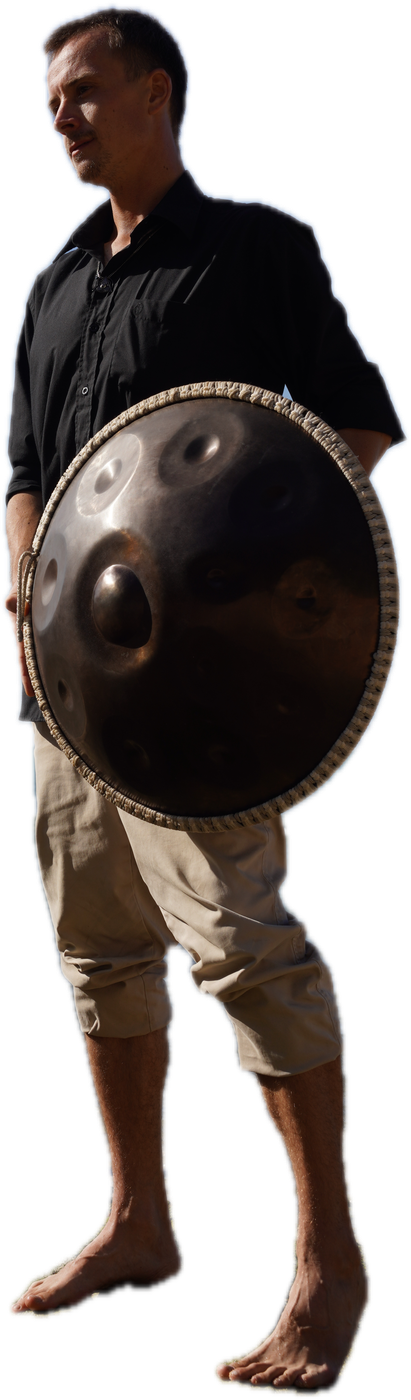
#> input picture sources/figure-cut.png, 411 x 1400 px
$ python figure.py
#> lines starting #> are read from the running program, lines starting #| are printed output that depends on the picture
"""Points of the hero figure: Andy with the hang, as a flock.

Input: sources/figure-cut.png, the subject lifted from the photo DSC00133 with Apple Vision
(tools/lift.swift). Output: src/assets/figure.bin, Int16 pairs (x, y) * 10000, where y runs
0..1 from head to feet and x is measured from the centre in the same units. The points are
shuffled, so any first N of them cover the whole figure evenly (the phone takes fewer).

Only the body is stippled here: density follows the tone (the dark shirt is dense, skin and light
trousers are sparse, the outline is reinforced). The hang is cut out of the body as an ellipse and
drawn by the page itself (assets/js/flock.js, HANG_IN_FIGURE), so its rim and fields stay crisp and
the same hang can grow out of the figure. Measured on this photo: centre on the figure's axis at
0.429 of the height, half-axes 0.137 and 0.158 of the height, tilted 12 degrees.

Usage: python tools/figure.py [N]
"""
import os
import sys

import numpy as np
from PIL import Image, ImageFilter, ImageOps

ROOT = os.path.dirname(os.path.dirname(os.path.abspath(__file__)))
N = int(sys.argv[1]) if len(sys.argv) > 1 else 3800
H = 760  # sampling grid height

im = Image.open(os.path.join(ROOT, 'sources', 'figure-cut.png')).convert('RGBA')
#> im is the input picture: PIL image 411x1400 RGBA; mean R, G, B, A 38.3, 31, 27.9, 147
im = im.resize((round(im.width * H / im.height), H), Image.LANCZOS)
#> im: PIL image 223x760 RGBA
alpha = np.asarray(im.getchannel('A'), dtype=np.float32) / 255
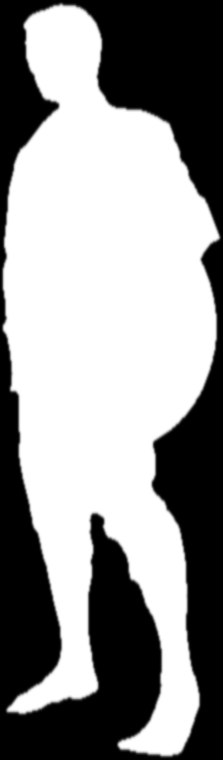
#> alpha: shape (760, 223) float32; min 0, max 1, mean 0.577
gray = ImageOps.autocontrast(im.convert('RGB').convert('L', (0.36, 0.53, 0.11, 0)), cutoff=2)
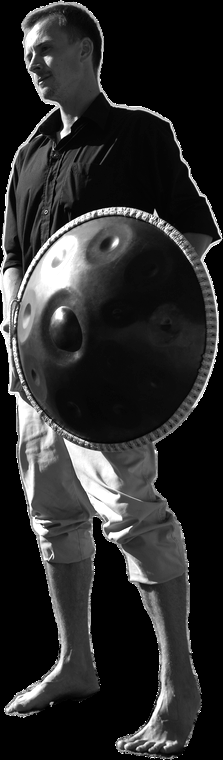
#> gray: PIL image 223x760 L; min 0, max 255, mean 44.1
lum = np.asarray(gray, dtype=np.float32) / 255
edge = np.asarray(im.getchannel('A').filter(ImageFilter.FIND_EDGES).filter(ImageFilter.GaussianBlur(1.2)), dtype=np.float32) / 255
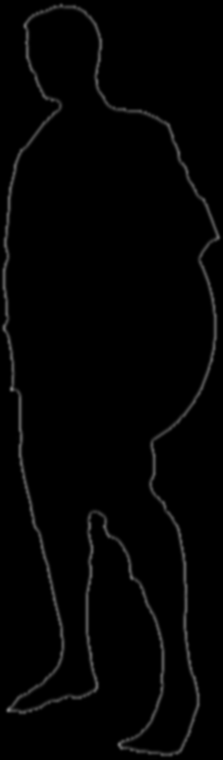
#> edge: shape (760, 223) float32; min 0, max 0.478, mean 0.0142

# inner contours from the tone: the rim of the hang, its fields, the face and the hands
tone_edge = np.asarray(gray.filter(ImageFilter.GaussianBlur(1.0)).filter(ImageFilter.FIND_EDGES).filter(ImageFilter.GaussianBlur(1.4)), dtype=np.float32)
tone_edge = np.clip(tone_edge / np.percentile(tone_edge[alpha > 0.5], 98), 0, 1)
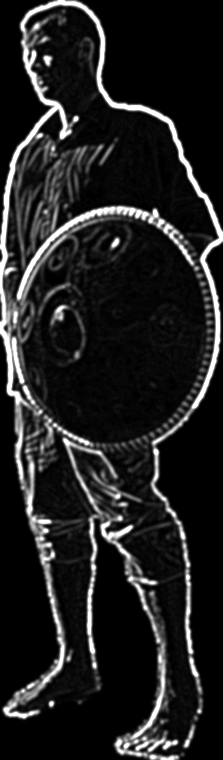
#> tone_edge: shape (760, 223) float32; min 0, max 1, mean 0.13

density = alpha * (0.03 + (1 - lum) ** 2.4) + 0.4 * edge + 0.25 * alpha * tone_edge
density[alpha < 0.5] *= 0.15
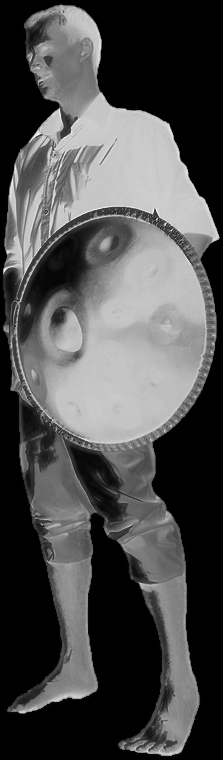
#> density: shape (760, 223) float32; min 0, max 1.24, mean 0.378; drawn with min black and max white
# the hang's ellipse (with a thin gap around it) stays empty
HX, HY, RX, RY, TILT = 0.0, 0.429, 0.137, 0.158, np.radians(12)   # top of the hang leans right
gy, gx = np.mgrid[0:H, 0:im.width].astype(np.float32)
ux = (gx - im.width / 2) / H - HX
uy = gy / H - HY
c, s_ = np.cos(TILT), np.sin(TILT)
ex = (ux * c + uy * s_) / (RX * 1.07)
ey = (-ux * s_ + uy * c) / (RY * 1.07)
density[ex * ex + ey * ey < 1] = 0
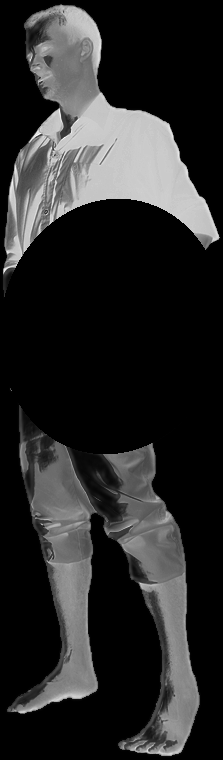
#> density: shape (760, 223) float32; min 0, max 1.24, mean 0.201; drawn with min black and max white

p = (density / density.sum()).ravel()

rng = np.random.default_rng(11)
idx = rng.choice(p.size, size=N, replace=False, p=p)
#> idx = 3800 values, max 168312 at index 2189, min 1189 at index 2703, mean 73119.1
ys, xs = np.divmod(idx, im.width)
#> ys = 3800 values, max 754 at index 2189, min 5 at index 2703, mean 327.4; xs = 3800 values, max 217 at index 586, min 3 at index 3000, mean 103.8
xs = xs + rng.random(N); ys = ys + rng.random(N)
#> after `xs = xs + rng.random(N)`: xs = 3800 values, max 217.8 at index 586, min 3.8 at index 3000, mean 104.3
#> after `ys = ys + rng.random(N)`: ys = 3800 values, max 754.9 at index 2240, min 5.78 at index 2703, mean 327.9
x = (xs - im.width / 2) / H
#> x = 3800 values, max 0.14 at index 586, min -0.142 at index 3000, mean -0.00954
y = ys / H
#> y = 3800 values, max 0.993 at index 2240, min 0.0076 at index 2703, mean 0.431
order = rng.permutation(N)
pts = np.stack([x[order], y[order]], axis=1)
#> pts = 3800 pairs, first value -0.142 to 0.14, second value 0.0076 to 0.993
data = np.round(pts * 10000).astype('<i2')
#> data = 3800 pairs, first value -1417 to 1398, second value 76 to 9933
out = os.path.join(ROOT, 'src', 'assets', 'figure.bin')
data.tofile(out)
print('points', N, 'aspect', round(im.width / H, 3), 'bytes', os.path.getsize(out))
#| points 3800 aspect 0.293 bytes 15200

# a preview, to look at the stipple
prev = Image.new('L', (im.width * 2, H * 2), 255)
#> prev: PIL image 446x1520 L; every value is 255
px = prev.load()
for (a, b) in pts:
    cx, cy = int((a * H + im.width / 2) * 2), int(b * H * 2)
    for dx in (0, 1):
        for dy in (0, 1):
            if 0 <= cx + dx < prev.width and 0 <= cy + dy < prev.height:
                px[cx + dx, cy + dy] = 0
#> this loop made 3800 passes
#> (a, b, cx, cy) on passes 1 to 3: (0.0762, 0.885, 338, 1345), (0.091, 0.273, 361, 414), (-0.045, 0.784, 154, 1191)
prev.save(os.path.join(ROOT, 'sources', 'figure-preview.png'))
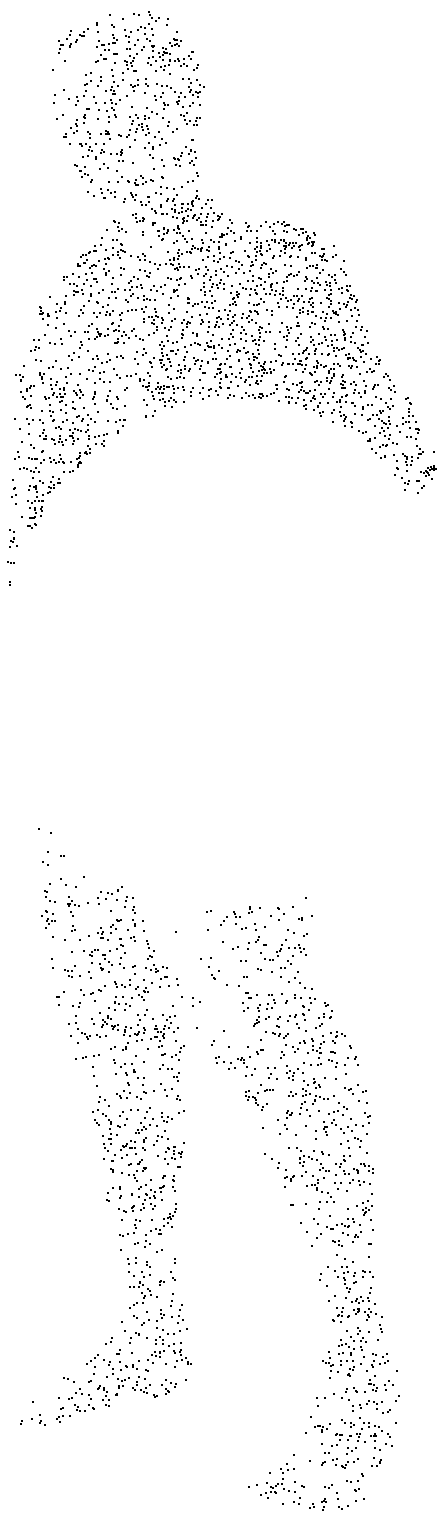
#> saved as figure-preview.png: PIL image 446x1520 L; 97.8% white; black in thin lines or dots
